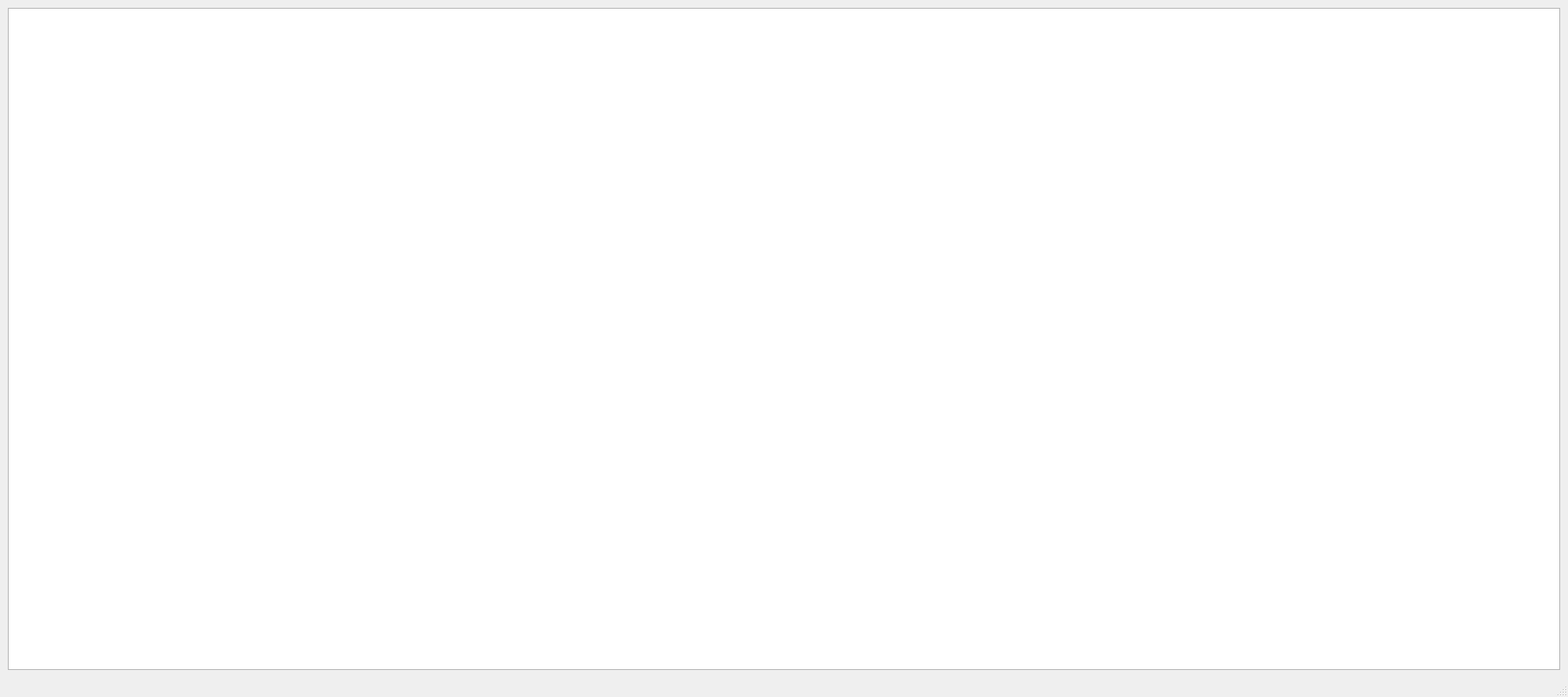
<?xml version="1.0" encoding="UTF-8"?>
<ui version="4.0">
 <class>MainWindow</class>
 <widget class="QMainWindow" name="MainWindow">
  <property name="geometry">
   <rect>
    <x>0</x>
    <y>0</y>
    <width>1800</width>
    <height>800</height>
   </rect>
  </property>
  <property name="windowTitle">
   <string>MainWindow</string>
  </property>
  <widget class="QWidget" name="centralwidget">
   <layout class="QGridLayout" name="gridLayout">
    <item row="0" column="0">
     <widget class="QGraphicsView" name="graphicsView"/>
    </item>
   </layout>
  </widget>
  <widget class="QMenuBar" name="menubar">
   <property name="geometry">
    <rect>
     <x>0</x>
     <y>0</y>
     <width>1800</width>
     <height>24</height>
    </rect>
   </property>
  </widget>
  <widget class="QStatusBar" name="statusbar"/>
 </widget>
 <resources/>
 <connections/>
</ui>
